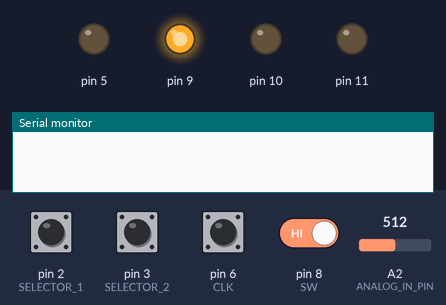
This sketch was run on a simulated Arduino Uno, built with avr-gcc and run on an emulated ATmega328P. On the bench: output pins drawn as LEDs (lit = HIGH), the last lines printed to the serial monitor. Inputs (shaded band) come from the test bench; at power-on: pin 2 (SELECTOR_1), pin 3 (SELECTOR_2), pin 6 (CLK), pin 8 (SW) HIGH, A2 (ANALOG_IN_PIN) = 512. EEPROM starts erased.

Above: at 1.2 s.
1.3 s: pin 3 (SELECTOR_2) pulled LOW for 0.15 s
At 1.39 s:
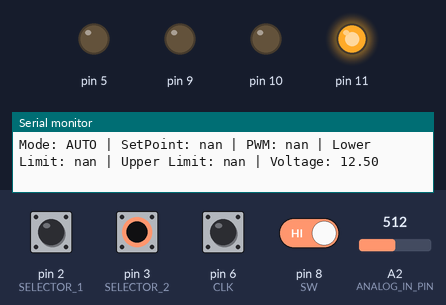
2.9 s: pin 2 (SELECTOR_1) pulled LOW for 0.15 s
At 2.97 s:
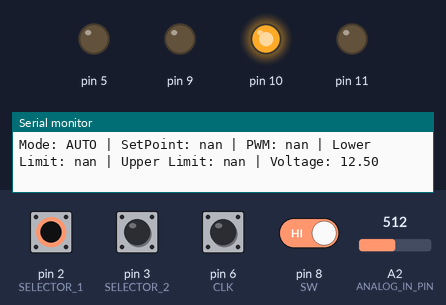
6.2 s: pin 2 (SELECTOR_1) pulled LOW for 3.2 s
At 10.2 s:
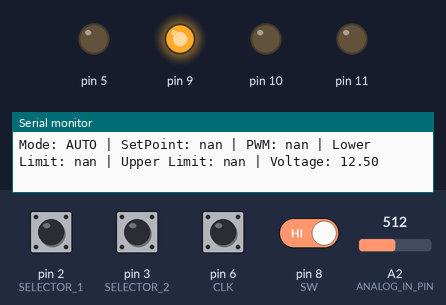
10.9 s: pin 3 (SELECTOR_2) pulled LOW for 3.2 s
At 11.4 s:
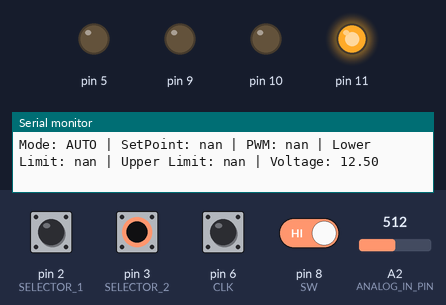
15.6 s: pin 2 (SELECTOR_1) driven LOW and pin 8 (SW) driven LOW
At 17.0 s:
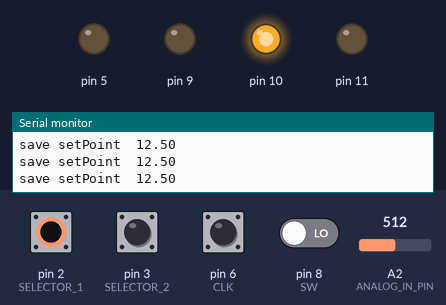
Timing chart, 0 to 18.6 s (numbered marks = the images above; inputs shaded):
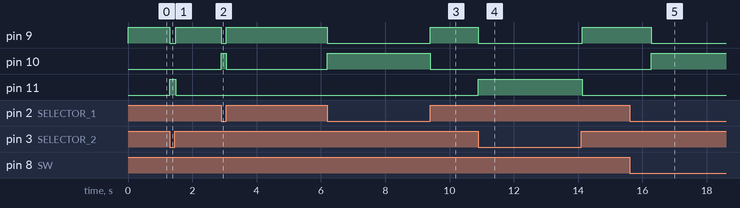

Measured:
- after the input at 1.3 s, pin 9: HIGH → LOW at once, → HIGH 0.19 s later; pin 11: LOW → HIGH at once, → LOW 0.19 s later
- after the input at 2.9 s, pin 9: HIGH → LOW at once, → HIGH 0.15 s later; pin 10: LOW → HIGH at once, → LOW 0.15 s later
- after the input at 6.2 s, pin 9: HIGH → LOW at once, → HIGH 3.2 s later; pin 10: LOW → HIGH at once, → LOW 3.2 s later
- after the input at 10.9 s, pin 9: HIGH → LOW at once, → HIGH 3.2 s later; pin 11: LOW → HIGH at once, → LOW 3.2 s later
- after the input at 15.6 s, pin 9: HIGH → LOW after 0.68 s; pin 10: LOW → HIGH after 0.68 s

The sketch:

sabtu_sore_24_8.ino
```cpp
#include <EEPROM.h>

#define ANALOG_IN_PIN A2
#define CLK 6
#define DT 7
#define SW 8
#define SELECTOR_1 2
#define SELECTOR_2 3

const int vref = A3;
float pwm = 0;
float vin;
float vout;
float vrefval;
const float factor = 5.128;
const float vcc = 5.00;
float adc_voltage = 0.0;
float in_voltage = 0.0;
float adc_voltage2 = 0.0;
float in_voltage2 = 0.0;
float R1 = 30000.0;
float R2 = 7500.0;
float ref_voltage = 5.0;
float ref_voltage2 = 5.0;
int adc_value = 0;
int adc_value2 = 0;
float batas_atas;
float batas_bawah;
float setPoint = 0.3;

int currentStateCLK;
int lastStateCLK;
String currentDir = "";
unsigned long lastButtonPress = 0;

enum Mode { OFF,
            MANUAL,
            AUTO };
Mode currentMode = OFF;
Mode lastMode = OFF;
bool adjustingSetPoint = true;

// EEPROM addresses
const int SETPOINT_ADDR = 0;
const int PWM_ADDR = 4;

void setup() {
  pinMode(5, OUTPUT);
  pinMode(9, OUTPUT);
  pinMode(10, OUTPUT);
  pinMode(11, OUTPUT);
  pinMode(CLK, INPUT);
  pinMode(DT, INPUT);
  pinMode(SW, INPUT_PULLUP);
  pinMode(SELECTOR_1, INPUT_PULLUP);
  pinMode(SELECTOR_2, INPUT_PULLUP);
  Serial.begin(9600);

  // Read saved values from EEPROM
  EEPROM.get(SETPOINT_ADDR, setPoint);
  EEPROM.get(PWM_ADDR, pwm);

  updateLimits();

  lastStateCLK = digitalRead(CLK);
}

void loop() {
  updateMode();
  handleRotaryEncoder();
  led();

  if (currentMode == AUTO) {
    runAutoMode();
  } else if (currentMode == MANUAL) {
    runManualMode();
  }


  // Save to EEPROM when mode changes to MANUAL or AUTO
  if (currentMode != lastMode && (currentMode == MANUAL || currentMode == AUTO)) {
    // EEPROM.put(SETPOINT_ADDR, setPoint);
    // EEPROM.put(PWM_ADDR, pwm);
    // Serial.println("Values saved to EEPROM");
  }

  lastMode = currentMode;
}

void updateMode() {
  if (digitalRead(SELECTOR_1) == LOW && digitalRead(SELECTOR_2) == HIGH) {
    currentMode = MANUAL;
  } else if (digitalRead(SELECTOR_1) == HIGH && digitalRead(SELECTOR_2) == LOW) {
    currentMode = AUTO;
  } else {
    currentMode = OFF;
  }
}

void led() {
  if (currentMode == OFF) {
    digitalWrite(9, 1);
    digitalWrite(10, 0);
    digitalWrite(11, 0);
    analogWrite(5, 0);
  }
  if (currentMode == MANUAL) {
    digitalWrite(9, 0);
    digitalWrite(10, 1);
    digitalWrite(11, 0);
  }
  if (currentMode == AUTO) {
    digitalWrite(9, 0);
    digitalWrite(10, 0);
    digitalWrite(11, 1);
  }
}

void handleRotaryEncoder() {
  currentStateCLK = digitalRead(CLK);

  if (currentStateCLK != lastStateCLK && currentStateCLK == 1) {
    if (digitalRead(DT) != currentStateCLK) {
      currentDir = "CCW";
    } else {
      currentDir = "CW";
    }

    if (currentMode == MANUAL) {
      if (true) {
        pwm += (currentDir == "CW" ? 1 : -1);
        pwm = constrain(pwm, 0, 255);
      } else {
        pwm += (currentDir == "CW" ? 1 : -1);
        pwm = constrain(pwm, 0, 255);
      }
    }
    // else if (currentMode == MANUAL) {
    //   pwm += (currentDir == "CW" ? 1 : -1);
    //   pwm = constrain(pwm, 0, 255);
    // }
    readVoltage();
    displayInfo();
    EEPROM.put(PWM_ADDR, pwm);
  }

  lastStateCLK = currentStateCLK;

  int btnState = digitalRead(SW);
  if (btnState == LOW && millis() - lastButtonPress > 50) {
    if (currentMode == MANUAL) {
      // adjustingSetPoint = !adjustingSetPoint;
      Serial.print("save setPoint  ");
      readVoltage();
      Serial.println(in_voltage2);
      setPoint = in_voltage2;
      EEPROM.put(SETPOINT_ADDR, in_voltage2);
      updateLimits();
    }
    lastButtonPress = millis();
    delay(300);
  }
}

void updateLimits() {
  batas_bawah = setPoint * 97 / 100;
  batas_atas = setPoint * 103 / 100;
}

void readVoltage() {
  float average = 0.0;
  for (int i = 0; i < 20; i++) {
    adc_value2 = analogRead(A2);
    adc_voltage2 = (adc_value2 * ref_voltage2) / 1024.0;
    in_voltage2 = adc_voltage2 / (R2 / (R1 + R2));
    average += in_voltage2;
    delay(3);
  }
  in_voltage2 = average / 20;
}

void runAutoMode() {
  readVoltage();
  if (in_voltage2 > batas_bawah && in_voltage2 < batas_atas) {
    // Do nothing, PWM stays the same
  } else if (in_voltage2 < batas_bawah) {
    pwm += 1;
  } else if (in_voltage2 > batas_atas) {
    pwm -= 1;
  }

  pwm = constrain(pwm, 1, 250);
  analogWrite(5, round(pwm));
  displayInfo();
}

void runManualMode() {
  // readVoltage();
  analogWrite(5, round(pwm));
  // displayInfo();
}

void displayInfo() {
  Serial.print("Mode: ");
  Serial.print(currentMode == OFF ? "OFF" : (currentMode == MANUAL ? "MANUAL" : "AUTO"));
  Serial.print(" | SetPoint: ");
  Serial.print(setPoint, 2);
  Serial.print(" | PWM: ");
  Serial.print(pwm, 2);
  Serial.print(" | Lower Limit: ");
  Serial.print(batas_bawah, 2);
  Serial.print(" | Upper Limit: ");
  Serial.print(batas_atas, 2);
  if (currentMode == AUTO || currentMode == MANUAL) {
    Serial.print(" | Voltage: ");
    Serial.print(in_voltage2, 2);
  }
  Serial.println();
}
```
